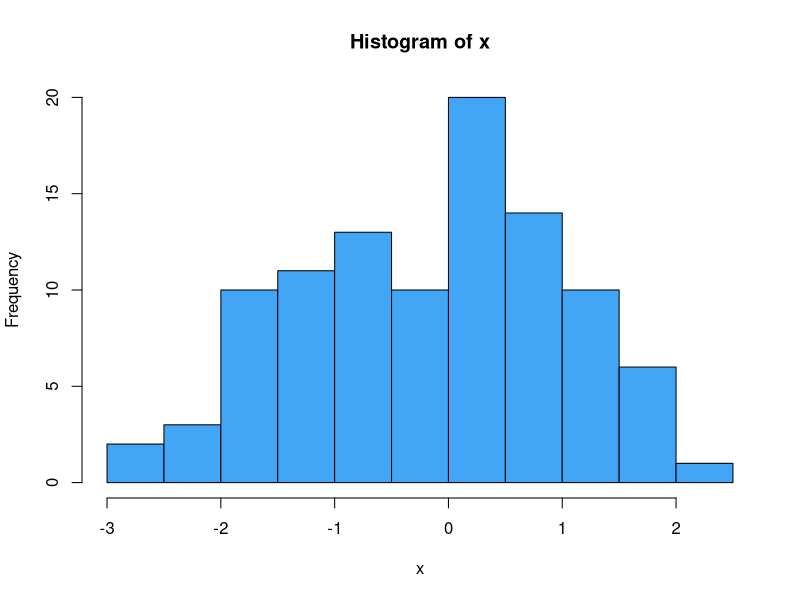
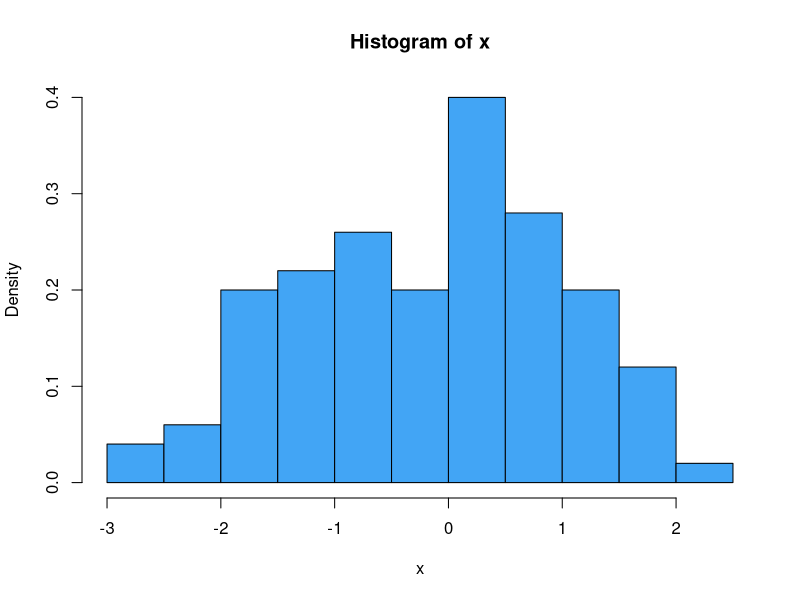

The R script that drew these images, in order: (Note: this script raises an error after producing the figures.)
## ---- chunk 1
x <- rnorm(100, 0, 1)
hist(x, freq=TRUE, col = "#42A5F5")
## ---- chunk 2
hist(x, freq=FALSE, col = "#42A5F5")
## ---- chunk 3
#| label: ogrande
#| echo: false
#| out-width: ~
#| fig-cap: |
#|   Ejemplo gráfico de la notación Big-O.
#| fig-align: center
#| fig-cap-location: margin
knitr::include_graphics("https://www.baeldung.com/wp-content/uploads/sites/4/2021/06/ogn-292x300-1.png", dpi = 270)
## ---- chunk 4
#| label: ogrande2
#| echo: false
#| out-width: ~
#| fig-cap: |
#|   Ejemplo gráfico de la notación Big-O.
#| fig-align: center
#| fig-cap-location: margin
#| out.width: "30%"
knitr::include_graphics("C:/Users/dofca/Desktop/MiGitHub/images/ogrande2.png", dpi = 270)
